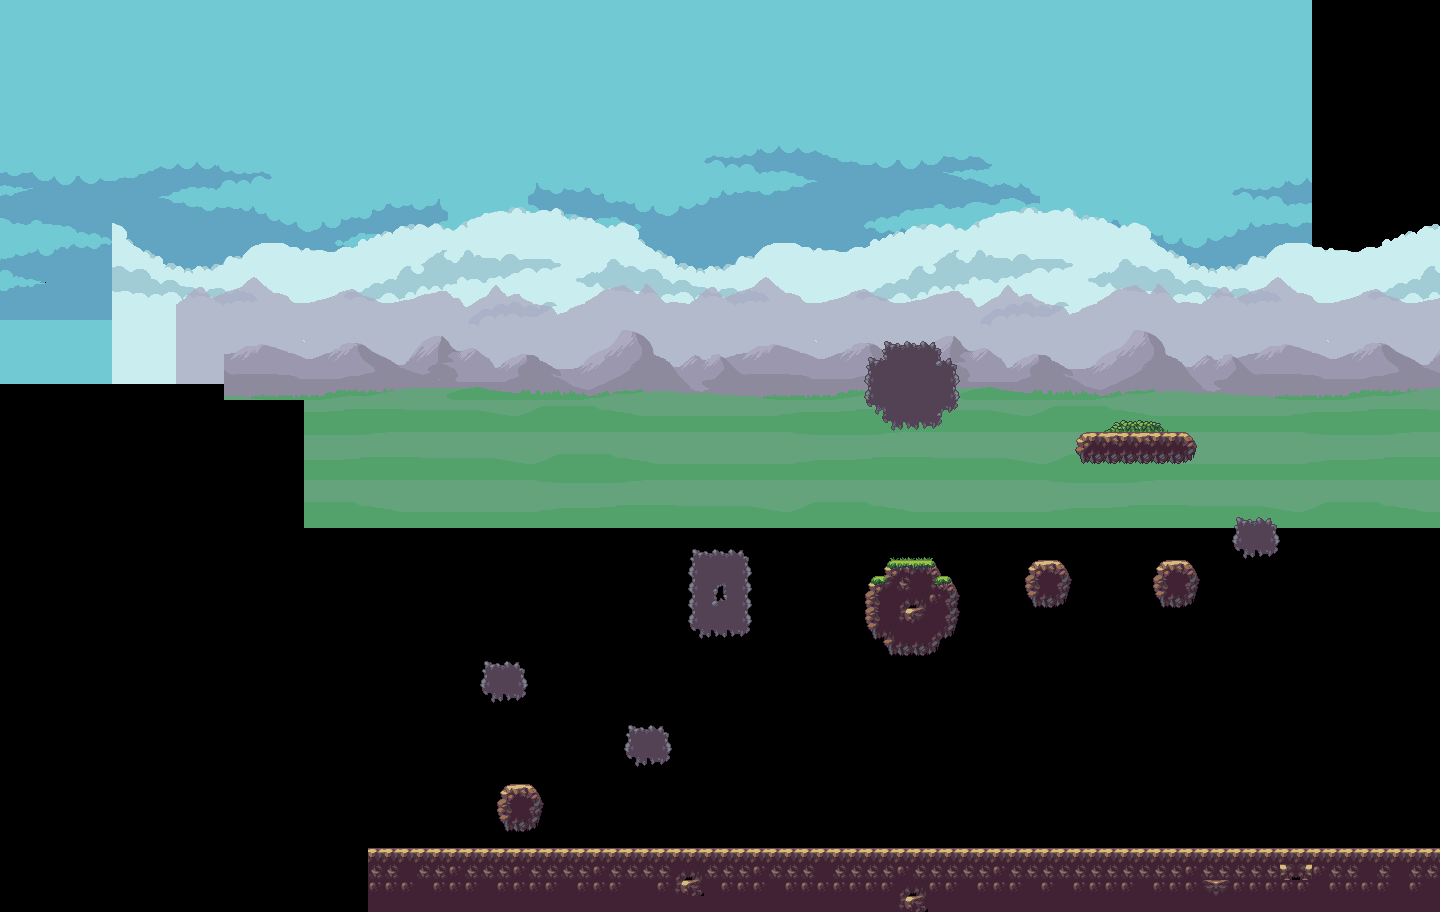

This is a level from a 2D game, rendered from its Tiled map with the project's own tilesets. A one-line summary and the map file follow, with tile-layer data summarised:
An orthogonal 90x57 tile map with 16x16 px tiles, 11 tile layers (back, front, back, grass, ...), 8 tilesets and 21 objects.

<map version="1.10" tiledversion="1.10.2" orientation="orthogonal" renderorder="right-down" width="90" height="57" tilewidth="16" tileheight="16" infinite="0" nextlayerid="56" nextobjectid="188">
 <editorsettings>
  <export target="map.lua" format="lua" />
 </editorsettings>
 <tileset firstgid="1" name="Trees" tilewidth="16" tileheight="16" tilecount="128" columns="16">
  <image source="tileset/Foreground/Trees.png" width="256" height="128" />
 </tileset>
 <tileset firstgid="129" name="Tileset" tilewidth="16" tileheight="16" tilecount="60" columns="10">
  <image source="tileset/Foreground/Tileset.png" width="160" height="96" />
 </tileset>
 <tileset firstgid="189" name="TilesExamples" tilewidth="16" tileheight="16" tilecount="390" columns="26">
  <image source="tileset/Foreground/TilesExamples.png" width="416" height="240" />
 </tileset>
 <tileset firstgid="579" name="CloudsFront" tilewidth="16" tileheight="16" tilecount="640" columns="32">
  <image source="tileset/Background/CloudsFront.png" width="512" height="320" />
 </tileset>
 <tileset firstgid="1219" name="CloudsBack" tilewidth="16" tileheight="16" tilecount="640" columns="32">
  <image source="tileset/Background/CloudsBack.png" width="512" height="320" />
 </tileset>
 <tileset firstgid="1859" name="BGFront" tilewidth="16" tileheight="16" tilecount="640" columns="32">
  <image source="tileset/Background/BGFront.png" width="512" height="320" />
 </tileset>
 <tileset firstgid="2499" name="BGBack" tilewidth="16" tileheight="16" tilecount="640" columns="32">
  <image source="tileset/Background/BGBack.png" width="512" height="320" />
 </tileset>
 <tileset firstgid="3139" name="black" tilewidth="16" tileheight="16" tilecount="4" columns="2">
  <image source="../rdm_tiles/black.png" width="32" height="32" />
 </tileset>
 <group id="32" name="background">
  <group id="50" name="clouds" offsetx="-32" offsety="-176">
   <layer id="52" name="back" width="90" height="57" offsetx="-96" offsety="-352" parallaxx="0.5" parallaxy="0.5">
    <data>[5130 cells, 5130 non-empty, 640 distinct tile ids]</data>
   </layer>
   <layer id="51" name="front" width="90" height="57" offsetx="144" offsety="-352" parallaxx="0.6" parallaxy="0.5">
    <data>[5130 cells, 1080 non-empty, 384 distinct tile ids]</data>
   </layer>
  </group>
  <group id="46" name="mountains">
   <layer id="47" name="back" width="90" height="57" opacity="0.76" offsetx="176" offsety="-464" parallaxx="0.7" parallaxy="0.5">
    <data>[5130 cells, 630 non-empty, 224 distinct tile ids]</data>
   </layer>
   <layer id="53" name="grass" width="90" height="57" offsetx="304" offsety="-384" parallaxx="0.9" parallaxy="0.5">
    <data>[5130 cells, 810 non-empty, 96 distinct tile ids]</data>
   </layer>
   <layer id="45" name="front" width="90" height="57" offsetx="224" offsety="-416" parallaxx="0.8" parallaxy="0.5">
    <data>[5130 cells, 368 non-empty, 131 distinct tile ids]</data>
   </layer>
  </group>
 </group>
 <group id="30" name="foreground">
  <layer id="42" name="trees" width="90" height="57">
   <data>[5130 cells, 0 non-empty, 0 distinct tile ids]</data>
  </layer>
  <layer id="43" name="bushes" width="90" height="57">
   <data>[5130 cells, 4 non-empty, 4 distinct tile ids]</data>
  </layer>
  <layer id="55" name="flags" width="90" height="57">
   <data>[5130 cells, 0 non-empty, 0 distinct tile ids]</data>
  </layer>
  <layer id="54" name="players" width="90" height="57">
   <data>[5130 cells, 0 non-empty, 0 distinct tile ids]</data>
  </layer>
  <group id="38" name="platforms">
   <layer id="40" name="back" width="90" height="57">
    <data>[5130 cells, 268 non-empty, 4 distinct tile ids]</data>
   </layer>
   <layer id="44" name="front" width="90" height="57">
    <data>[5130 cells, 440 non-empty, 125 distinct tile ids]</data>
   </layer>
  </group>
 </group>
 <group id="28" name="hitboxes">
  <objectgroup id="33" name="player">
   <object id="12" x="464" y="848">
    <point />
   </object>
  </objectgroup>
  <objectgroup id="34" name="wall">
   <object id="68" x="368" y="848" width="1072" height="64" />
   <object id="148" x="873" y="578" width="78" height="58" />
   <object id="150" x="887" y="636" width="49" height="14" />
   <object id="151" x="485" y="666" width="34" height="27" />
   <object id="152" x="695" y="555" width="47" height="72" />
   <object id="154" x="630" y="730" width="34" height="26" />
   <object id="157" x="1238" y="523" width="33" height="27" />
   <object id="159" x="872" y="363" width="77" height="46" />
   <object id="160" x="885" y="347" width="53" height="16" />
   <object id="161" x="884" y="409" width="57" height="17" />
   <object id="170" x="507" y="784" width="26" height="39" />
   <object id="172" x="888" y="560" width="47" height="18" />
   <object id="177" x="1035" y="561" width="25" height="39" />
   <object id="180" x="1162" y="561" width="25" height="39" />
   <object id="181" x="1084" y="432" width="106" height="27" />
  </objectgroup>
  <objectgroup id="35" name="border">
   <object id="7" x="1440" y="0" height="912" />
   <object id="9" x="368" y="0" height="912" />
   <object id="10" x="368" y="0" width="1072" />
   <object id="11" x="368" y="912" width="1072" />
  </objectgroup>
  <objectgroup id="36" name="flag">
   <object id="187" x="895" y="347">
    <properties>
     <property name="next_level" value="main_menu" />
    </properties>
    <point />
   </object>
  </objectgroup>
 </group>
</map>
